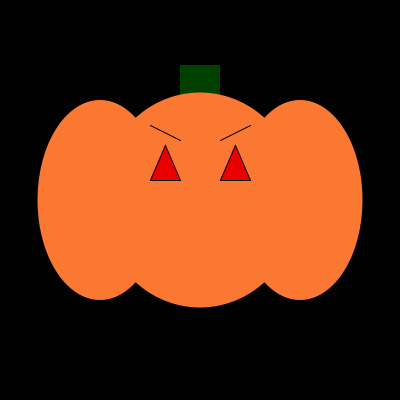
Frame 1 (no input)
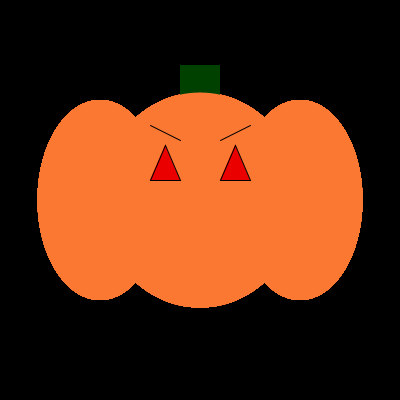
Frame 60 (the mouse pressed at the canvas centre just before this capture)
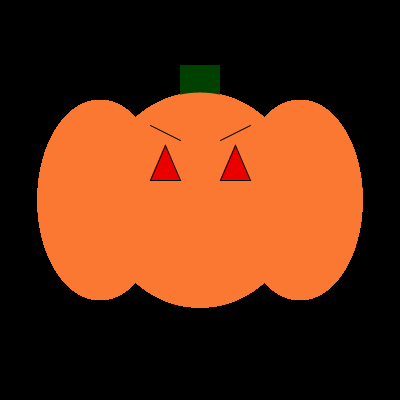
Frame 120 (the mouse held since frame 60 and released just before this capture)

The Processing sketch that drew these frames (run headless with seeded random() and noise(); from frame 60 on, the mouse is pressed at the canvas centre):

// Processing sketch: processing_54447
// ── processing_54447.pde

//Problem Set 1.3 by Nathan Smofsky
/*The mouth duplicated every time you click, you can
also drag it around.*/


void setup () {
  size(400,400);
  background(0);
}

void draw() {
  noStroke();
  fill(0, 65, 0);
  rect(180, 65, 40, 80);
//----------------------------------------------------------
noStroke();
fill(250, 120, 50);
ellipse(100, 200, 125, 200);

noStroke();
fill(250, 120, 50);
ellipse(200, 200, 200, 215);

noStroke();
fill(250, 120, 50);
ellipse(300, 200, 125, 200);
//----------------------------------------------------------
stroke(0);
fill(235, 0, 0);
triangle(150, 180, 165, 145, 180, 180);

stroke(0);
fill(235, 0, 0);
triangle(250, 180, 235, 145, 220, 180);
         

//----------------------------------------------------------
stroke(0);
line(150, 125, 180, 140);

stroke(0);
line(250, 125, 220, 140);
}
//----------------------------------------------------------
//center of triangle: (200, 230);
//original mouth coordinates:(165, 220, 200, 260, 235, 220); 
/*mouse: (mouseX-35, mouseY-30, mouseX, mouseY-30, mouseX+35, 
          mouseY+30); */
void mouseDragged() {
stroke(250, 120, 50);
fill(0);
triangle(mouseX-35, mouseY-20, mouseX, mouseY+20, mouseX+35, 
         mouseY-20);
}
